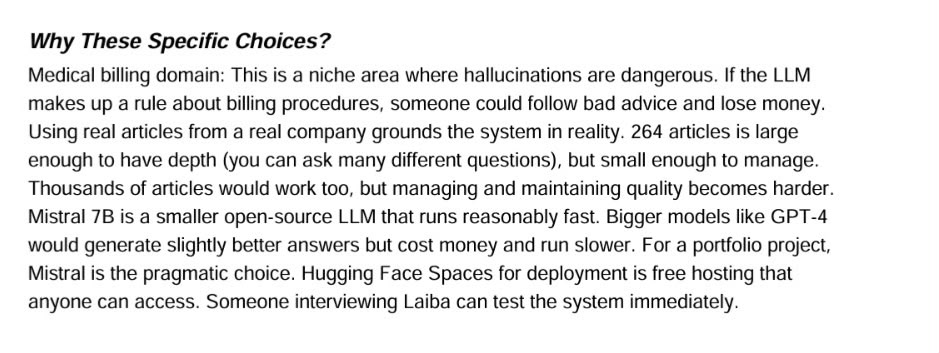
#> input picture sample_printed.jpeg, 939 x 353 px
$ python test_ocr.py
#> lines starting #> are read from the running program, lines starting #| are printed output that depends on the picture; after the words box and inside, x2 and y2 are one past the last pixel; in counts of white or black regions, pixels touching at a corner belong together
#> in run_ocr, image is the input picture: shape (353, 939, 3); mean B, G, R 232, 232, 232
import pytesseract
import cv2
import numpy as np

pytesseract.pytesseract.tesseract_cmd = r"C:\Program Files\Tesseract-OCR\tesseract.exe"


def preprocess(image):
    # Upscale
    scale_percent = 150
    width = int(image.shape[1] * scale_percent / 100)
#> width = 1408
    height = int(image.shape[0] * scale_percent / 100)
#> height = 529
    image = cv2.resize(image, (width, height), interpolation=cv2.INTER_CUBIC)
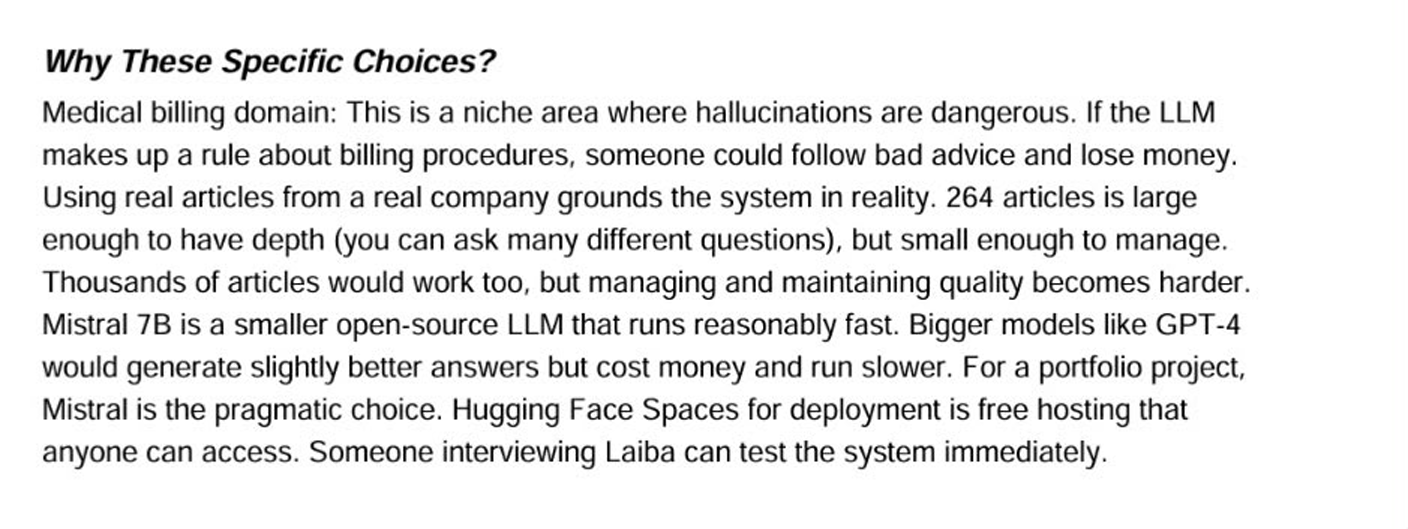
#> image: shape (529, 1408, 3); mean of channels 0, 1, 2 231.7, 231.7, 231.7; drawn as B, G, R

    # Grayscale
    gray = cv2.cvtColor(image, cv2.COLOR_BGR2GRAY)

    # Contrast enhancement (CLAHE) - boosts faint strokes without blowing out bright areas
    clahe = cv2.createCLAHE(clipLimit=3.0, tileGridSize=(8, 8))
    contrasted = clahe.apply(gray)

    # Denoise
    denoised = cv2.fastNlMeansDenoising(contrasted, h=30)

    # Deskew
    coords = np.column_stack(np.where(denoised < 255))
#> coords = 474382 pairs, first value 0 to 528, second value 22 to 1407
    if len(coords) > 0:
        angle = cv2.minAreaRect(coords)[-1]
#> angle = -90
        angle = -(90 + angle) if angle < -45 else -angle
#> angle = 0
        (h, w) = denoised.shape[:2]
#> h = 529; w = 1408
        M = cv2.getRotationMatrix2D((w // 2, h // 2), angle, 1.0)
#> M = [[1, 0, 0], [0, 1, 0]]
        denoised = cv2.warpAffine(denoised, M, (w, h), flags=cv2.INTER_CUBIC, borderMode=cv2.BORDER_REPLICATE)

    # Adaptive threshold
    thresh = cv2.adaptiveThreshold(
        denoised, 255, cv2.ADAPTIVE_THRESH_GAUSSIAN_C, cv2.THRESH_BINARY, 31, 15
    )
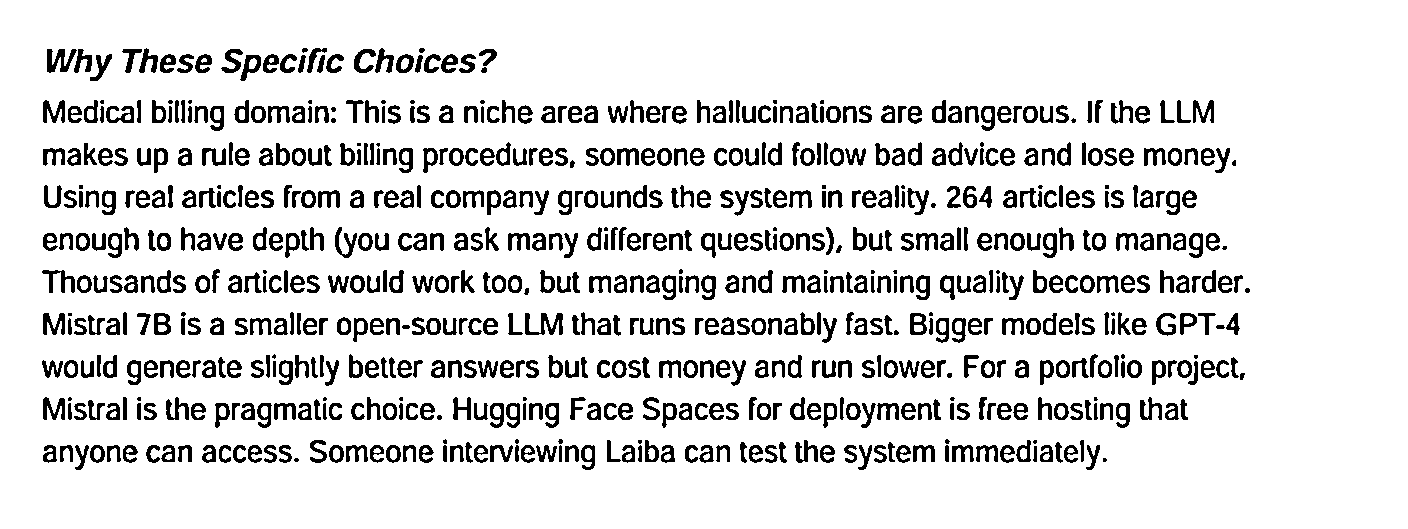
#> thresh: shape (529, 1408); 87.4% white; 738 black regions (50 under 20 px), largest, box (x1, y1, x2, y2) and area: (525, 313, 563, 335) 407, (47, 49, 77, 73) 380, (42, 270, 75, 293) 304

    # Morphological closing - bridges small gaps in broken pen strokes
    kernel = np.ones((2, 2), np.uint8)
    closed = cv2.morphologyEx(thresh, cv2.MORPH_CLOSE, kernel)
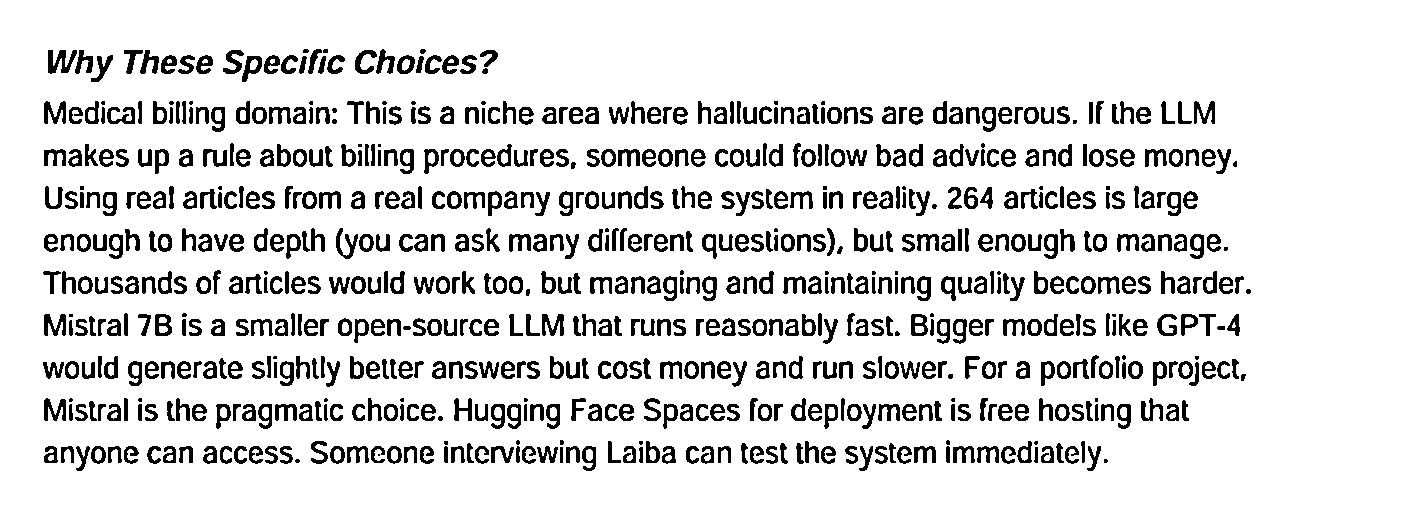
#> closed: shape (529, 1408); 87.4% white; 748 black regions (52 under 20 px), largest, box (x1, y1, x2, y2) and area: (48, 50, 77, 74) 378, (44, 101, 66, 124) 291, (44, 398, 66, 421) 288

    return closed


def extract_with_confidence(processed_image, psm):
    config = f"--oem 3 --psm {psm}"
    data = pytesseract.image_to_data(processed_image, config=config, output_type=pytesseract.Output.DICT)

    words = []
    confidences = []
    for i, word in enumerate(data["text"]):
        conf = int(data["conf"][i])
        if word.strip() and conf > 0:
            words.append(word)
            confidences.append(conf)

    text = " ".join(words)
    avg_confidence = sum(confidences) / len(confidences) if confidences else 0
    return text, avg_confidence


def run_ocr(filepath):
    image = cv2.imread(filepath)
    if image is None:
        raise FileNotFoundError(f"Could not read image: {filepath}")

    processed = preprocess(image)

    # Try a couple of PSM modes and keep whichever scores higher confidence
    best_text, best_conf = "", -1
    for psm in [6, 11]:
        text, conf = extract_with_confidence(processed, psm)
        print(f"--- PSM {psm} | avg confidence: {conf:.1f} ---")
        if conf > best_conf:
            best_text, best_conf = text, conf
#> after the loop, best_conf = -1; best_text = ''

    print(f"\nBEST RESULT (confidence {best_conf:.1f}):")
    print(best_text)
    return best_text, best_conf


run_ocr("sample_printed.jpeg")
#> (the call stopped at in extract_with_confidence, `data = pytesseract.image_to_data(processed_image, config=config, outpu..`: pytesseract is not available in this run)

$ run again, with sample_lab_bill.jpg copied over sample_printed.jpeg
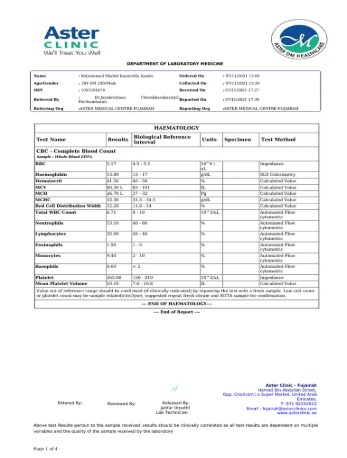
#> input picture sample_lab_bill.jpg, 347 x 458 px
#> in run_ocr, image is the input picture: shape (458, 347, 3); mean B, G, R 243.4, 242.9, 242.3
#> image: shape (687, 520, 3)
#> coords = 218028 pairs, first value 16 to 686, second value 30 to 504
#> in preprocess, `angle = cv2.minAreaRect(coords)[-1]`: angle = -90
#> in preprocess, `angle = -(90 + angle) if angle < -45 else -angle`: angle = 0
#> M = [[1, 0, 0], [0, 1, 0]]
#> in preprocess, `thresh = cv2.adaptiveThreshold( denoised, 255, cv2.ADAPTIVE_THRESH_GAU..`:
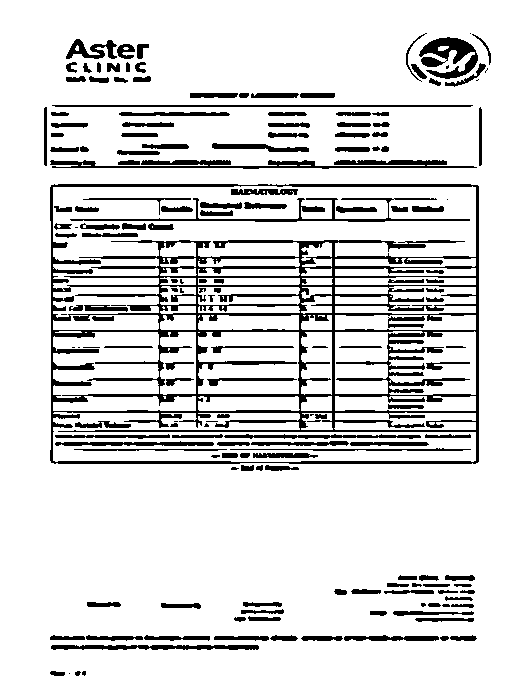
#> thresh: shape (687, 520); 85.9% white; 177 black regions (23 under 20 px), largest, box (x1, y1, x2, y2) and area: (50, 184, 479, 464) 23829, (50, 160, 477, 169) 2150, (70, 198, 470, 222) 1440
#> in preprocess, `closed = cv2.morphologyEx(thresh, cv2.MORPH_CLOSE, kernel)`:
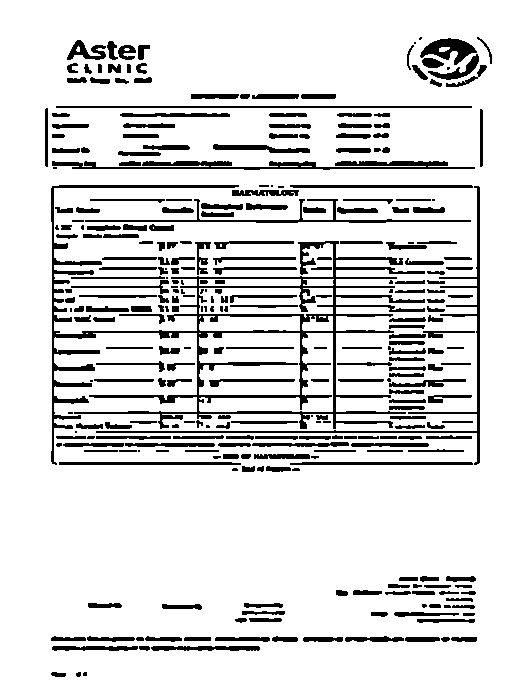
#> closed: shape (687, 520); 86.4% white; 309 black regions (40 under 20 px), largest, box (x1, y1, x2, y2) and area: (51, 185, 425, 465) 10896, (52, 161, 475, 170) 2111, (96, 186, 480, 465) 2051
#> after the loop in run_ocr, `for psm in [6, 11]:`: best_conf = -1; best_text = ''
